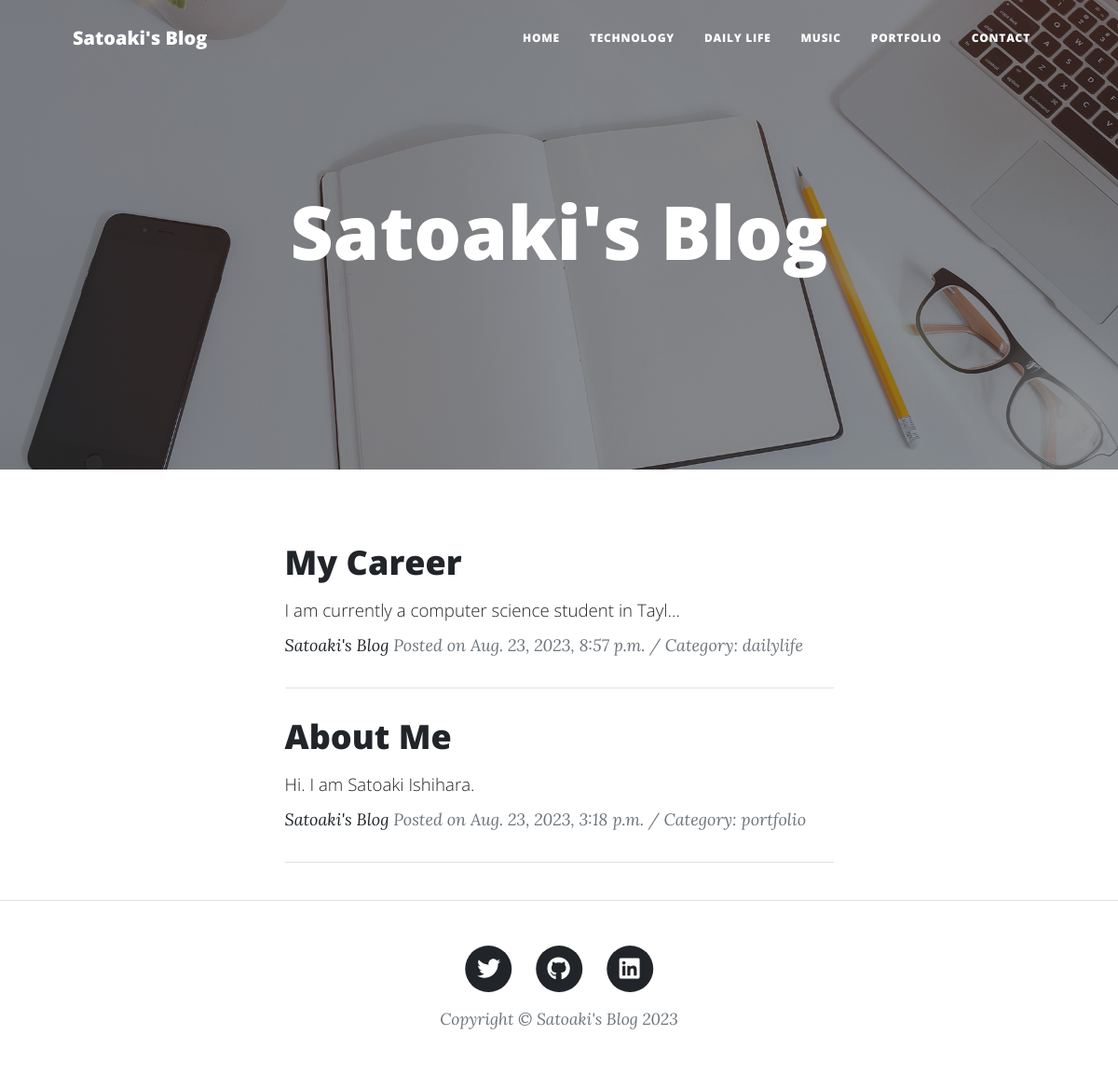
The page / on the database its author committed.
### blogapp/models.py (models this page shows, shortened)
class BlogPost(models.Model):
    CATEGORY = (('technology', 'ITのこと'),
                ('dailylife', '日常のこと'),
                ('music', '音楽のこと'),
                ('portfolio', '自作製品のこと'))
    title = models.CharField(
        verbose_name='Title',
        max_length=200
    )
    content = models.TextField(
        verbose_name='Content'
    )
    posted_at = models.DateTimeField(
        verbose_name='Posted Date and Time',
        auto_now_add=True
    )
    category = models.CharField(
        verbose_name='Category',
        max_length=50,
        choices=CATEGORY
    )

### blogapp/views.py (the view)
# urls.py: path('', views.IndexView.as_view(), name='index'),
class IndexView(ListView):
    template_name = "index.html"
    context_object_name = "orderby_records"
    queryset = BlogPost.objects.order_by("-posted_at")
    paginate_by = 4

### blogapp/templates/index.html (shortened to what this page needs)
{% extends 'base.html' %}
{% load static %}
        {% block header %}
        <header class="masthead" style="background-image: url({% static 'assets/img/home-bg.jpg' %})">
            <div class="container position-relative px-4 px-lg-5">
                <div class="row gx-4 gx-lg-5 justify-content-center">
                    <div class="col-md-10 col-lg-8 col-xl-7">
                        <div class="site-heading">
                            <h1>Satoaki's Blog</h1>
                        </div>
                    </div>
                </div>
            </div>
        </header>
        {% endblock %}
        {% block contents %}
        <div class="container px-4 px-lg-5">
            <div class="row gx-4 gx-lg-5 justify-content-center">
                <div class="col-md-10 col-lg-8 col-xl-7">
                    {% for record in orderby_records %}
                    <div class="post-preview">
                        <a href="{% url 'blogapp:blog_detail' record.pk %}">
                            <h2 class="post-title">{{ record.title }}</h2>
                            <h3 class="post-subtitle">
                                <span style="font-size: 14pt">
                                    {{ record.content|truncatechars:50 }}
                                </span>
                            </h3>
                        </a>
                        <p class="post-meta">
                            <a href="#!">Satoaki's Blog</a>
                            Posted on {{ record.posted_at }} / Category:
                            {{ record.category }}
                        </p>
                    </div>
                    <hr class="my-4" />
                    {% endfor %}
                </div>
            </div>
        </div>
        {% endblock %}

### blogapp/templates/base.html (shortened to what this page needs)
{% load static %}
<!DOCTYPE html>
<html lang="en">
    <head>
        <link href={% static 'css/styles.css' %} rel="stylesheet" />
    </head>
    <body>
        <nav class="navbar navbar-expand-lg navbar-light" id="mainNav">
            <div class="container px-4 px-lg-5">
                <a class="navbar-brand" href={% url 'blogapp:index' %}>Satoaki's Blog</a>
                <div class="collapse navbar-collapse" id="navbarResponsive">
                    <ul class="navbar-nav ms-auto py-4 py-lg-0">
                        <li class="nav-item"><a class="nav-link px-lg-3 py-3 py-lg-4" href="{% url 'blogapp:index' %}">Home</a></li>
                        <li class="nav-item"><a class="nav-link px-lg-3 py-3 py-lg-4" href="{% url 'blogapp:techno_list' %}">Technology</a></li>
                        <li class="nav-item"><a class="nav-link px-lg-3 py-3 py-lg-4" href="{% url 'blogapp:dailylife_list' %}">Daily Life</a></li>
                        <li class="nav-item"><a class="nav-link px-lg-3 py-3 py-lg-4" href="{% url 'blogapp:music_list' %}">Music</a></li>
                        <li class="nav-item"><a class="nav-link px-lg-3 py-3 py-lg-4" href="{% url 'blogapp:portfolio_list' %}">Portfolio</a></li>
                        <li class="nav-item"><a class="nav-link px-lg-3 py-3 py-lg-4" href="{% url 'blogapp:contact' %}">Contact</a></li>
                    </ul>
                </div>
            </div>
        </nav>
        {% block header %}{% endblock %}
        {% block contents %}{% endblock %}
        <footer class="border-top">
            <div class="container px-4 px-lg-5">
                <div class="row gx-4 gx-lg-5 justify-content-center">
                    <div class="col-md-10 col-lg-8 col-xl-7">
                        <ul class="list-inline text-center">
                            <li class="list-inline-item">
                                <a href="https://twitter.com/">
                                    <span class="fa-stack fa-lg">
                                        <i class="fas fa-circle fa-stack-2x"></i>
                                        <i class="fab fa-twitter fa-stack-1x fa-inverse"></i>
                                    </span>
                                </a>
                            </li>
                            <li class="list-inline-item">
                                <a href="https://github.co.jp/">
                                    <span class="fa-stack fa-lg">
                                        <i class="fas fa-circle fa-stack-2x"></i>
                                        <i class="fab fa-github fa-stack-1x fa-inverse"></i>
                                    </span>
                                </a>
                            </li>
                            <li class="list-inline-item">
                                <a href="https://www.linkedin.com/feed/">
                                    <span class="fa-stack fa-lg">
                                        <i class="fas fa-circle fa-stack-2x"></i>
                                        <i class="fab fa-linkedin fa-stack-1x fa-inverse"></i>
                                    </span>
                                </a>
                            </li>
                        </ul>
                        <div class="small text-center text-muted fst-italic">Copyright &copy; Satoaki's Blog 2023</div>
                    </div>
                </div>
            </div>
        </footer>
    </body>
</html>

### rows shown on the page
BlogPost: title "My Career", content "I am currently a computer science student in Tayl…", posted_at "Aug. 23, 2023, 8:57 p.m.", category "dailylife"
BlogPost: title "About Me", content "Hi. I am Satoaki Ishihara.", posted_at "Aug. 23, 2023, 3:18 p.m.", category "portfolio"
